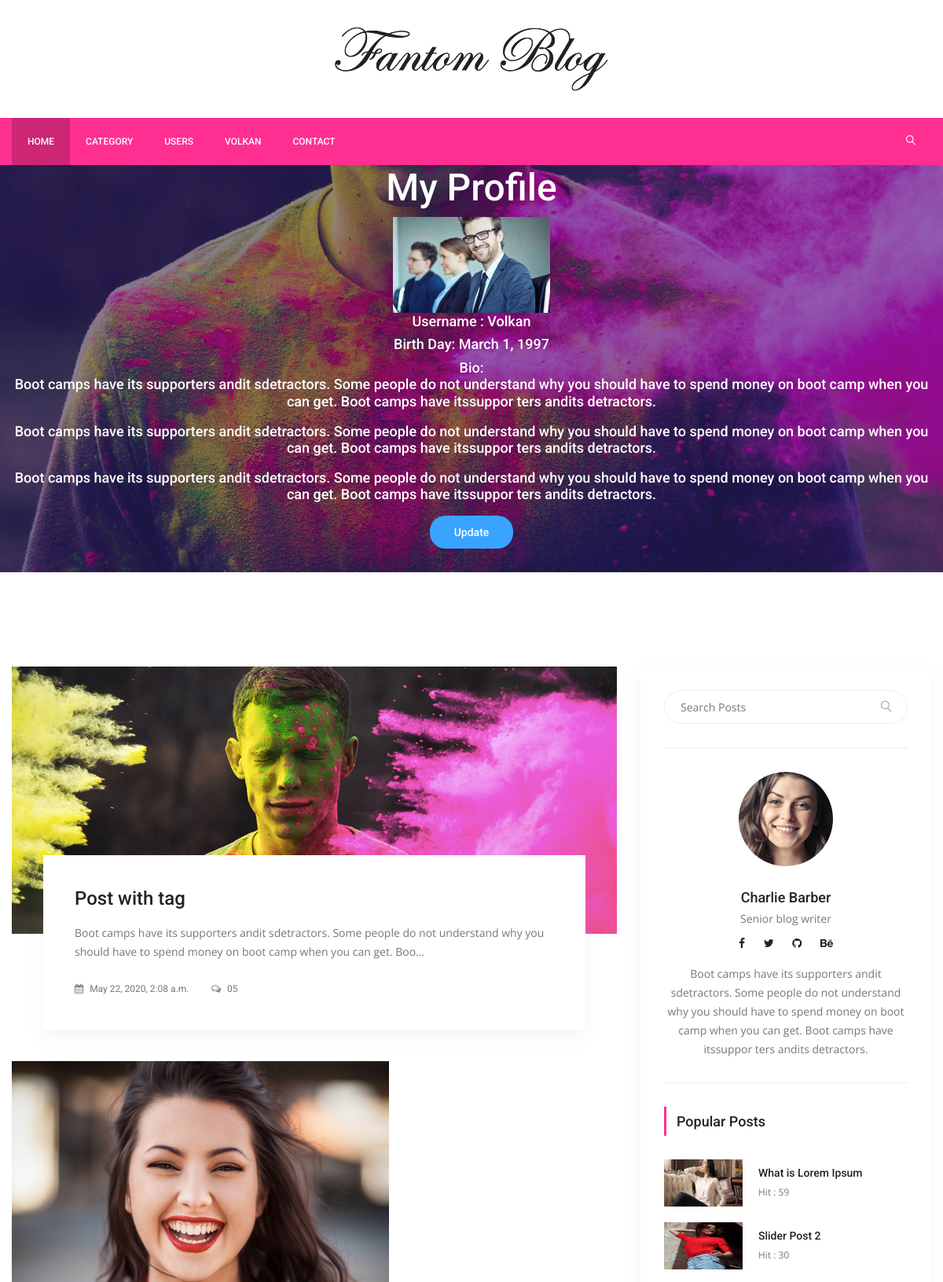
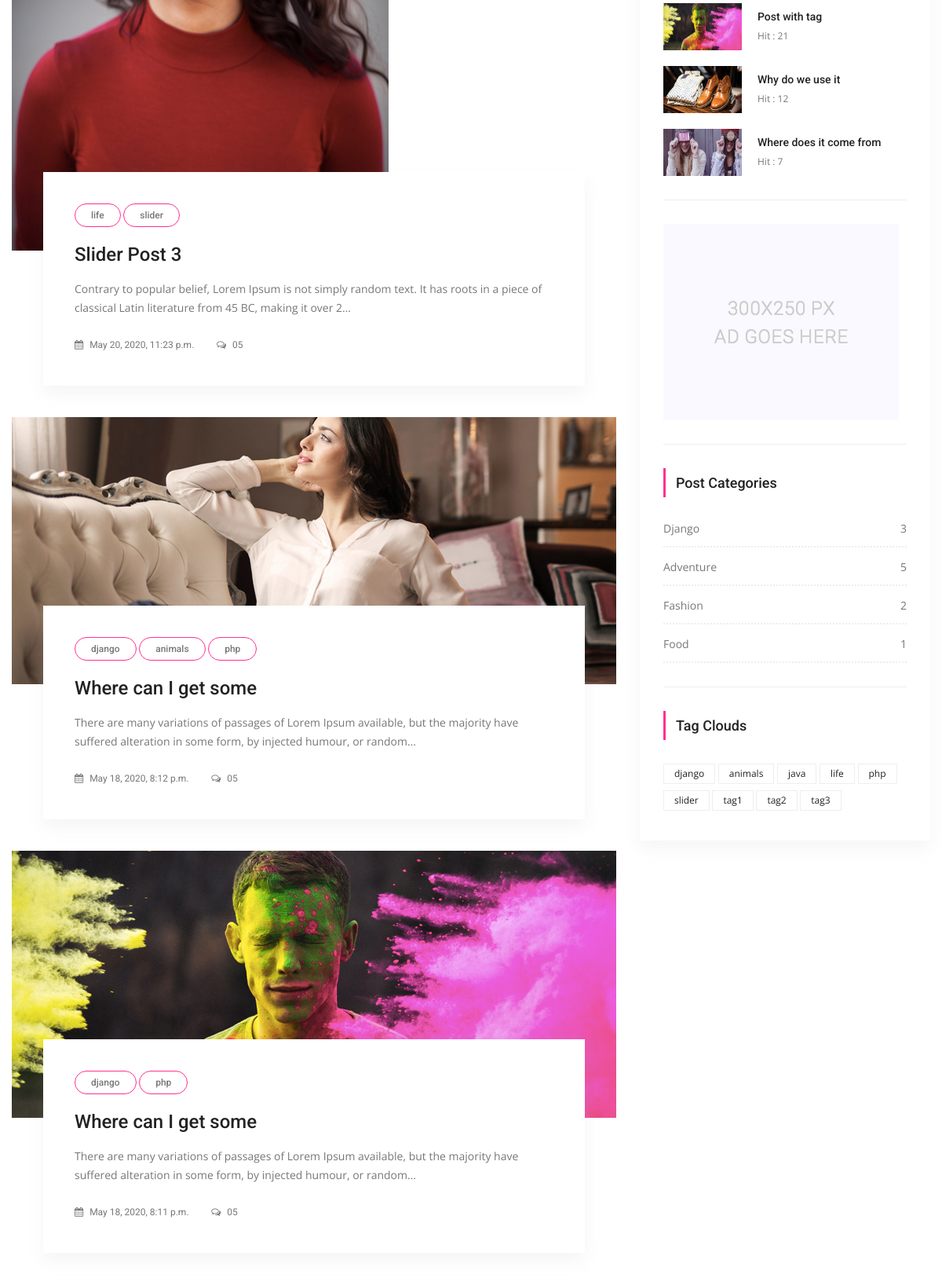
/users/myprofile/ (signed in, upper part), run on the app's committed database (2 pictures, top to bottom).
### users/models.py (models this page shows, shortened)
class UserProfile(models.Model):
    user = models.OneToOneField(settings.AUTH_USER_MODEL,on_delete=models.CASCADE)
    birth_day = models.DateField(null=True,blank=True)
    bio = models.TextField(max_length=1000,blank=True)
    image = models.ImageField(blank=True,null=True,default='users/author.png',upload_to='users')
    slug = models.SlugField(editable=False)

### posts/models.py (models this page shows, shortened)
class Post(models.Model):
    title = models.CharField(max_length=150)
    content = models.TextField()
    publishing_date = models.DateTimeField(auto_now_add=True)
    image = models.ImageField(blank=True,null=True,upload_to='uploads/')
    user = models.ForeignKey(settings.AUTH_USER_MODEL,on_delete=models.CASCADE)
    slug = models.SlugField(default="slug",editable=False)
    category = models.ForeignKey(Category,on_delete=models.CASCADE,default=1,related_name="posts")
    tag = models.ManyToManyField(Tag,related_name="posts",blank=True)
    slider_post = models.BooleanField(default=False)
    hit = models.PositiveIntegerField(default=0)

class Tag(models.Model):
    title = models.CharField(max_length=50)
    slug = models.SlugField(editable=False)
    def __str__(self):
        return self.title

class Category(models.Model):
    title = models.CharField(max_length=150)
    slug = models.SlugField(editable=False)
    def post_count(self):
        return self.posts.all().count()

### users/views.py (the view)
# urls.py: path('myprofile/',UserProfileView.as_view(),name="myprofile"),
@method_decorator(login_required(login_url='/users/login'),name="dispatch")
class UserProfileView(ListView):
    template_name = 'users/my-profile.html'
    model = Post
    context_object_name = 'userposts'
    paginate_by = 5
    def get_context_data(self, **kwargs):
        context = super(UserProfileView, self).get_context_data(**kwargs)
        context['userprofile'] = UserProfile.objects.get(user=self.request.user)
        return context
    def get_queryset(self):
        return Post.objects.filter(user=self.request.user).order_by('-id')

### posts/templatetags/custom_tags.py (called while the page is built)
@register.simple_tag(name="categories")
def all_categories():
    return Category.objects.all()

@register.simple_tag(name="tags")
def all_tags():
    return Tag.objects.all()

@register.simple_tag(name="hit_posts")
def hit_posts():
    return Post.objects.order_by('-hit')[:5]

### templates/users/my-profile.html (shortened to what this page needs)
{% extends 'base.html' %}
{% load static %}
{% block content %}
        <section class="banner_area">
            <div class="banner_inner d-flex align-items-center">
            	<div class="overlay bg-parallax" data-stellar-ratio="0.9" data-stellar-vertical-offset="0" data-background=""></div>
				<div class="container">
					<div class="banner_content text-center">
						<h2>My Profile</h2>
						<div class="page_link">
							<img src="{{ userprofile.image.url }}">
                            <h4 style="color:white">Username : {{ userprofile.user.username|title }}</h4>
                            <h4 style="color:white">Birth Day: {{ userprofile.birth_day }}</h4>
                            <h4 style="color:white">Bio: {{ userprofile.bio|linebreaks }}</h4>
						    <a href="{% url 'users:update_profile' slug=userprofile.slug %}" class="genric-btn info circle" style="margin-bottom:30px">Update</a>
                        </div>
					</div>
				</div>
            </div>
        </section>
        <section class="blog_area p_120">
            <div class="container">
                <div class="row">
                    <div class="col-lg-8">
                        <div class="blog_left_sidebar">
							{% for post in userposts %}
                            <article class="blog_style1">
                            	<div class="blog_img">
                            		<img class="img-fluid" src="{{ post.image.url }}" alt="">
                            	</div>
                            	<div class="blog_text">
									<div class="blog_text_inner">
										{% for tag in post.tag.all %}
										<a class="cat" href="#">{{ tag.title }}</a>
										{% endfor %}
										<a href="{% url 'detail' pk=post.id slug=post.slug %}"><h4>{{ post.title }}</h4></a>
										<p> {{ post.content |truncatechars:150}}</p>
										<div class="date">
											<a href="#"><i class="fa fa-calendar" aria-hidden="true"></i> {{ post.publishing_date }}</a>
											<a href="#"><i class="fa fa-comments-o" aria-hidden="true"></i> 05</a>
										</div>
									</div>
                            	</div>
                            </article>
							{% endfor %}
                        </div>
                    </div>
                    {% include 'right_side.html' %}
                </div>
            </div>
        </section>
       {% endblock %}

### templates/base.html (shortened to what this page needs)
{% load static %}
{% load custom_tags %}
<!doctype html>
<html lang="en">
    <head>
        <link rel="stylesheet" href="{% static "css/bootstrap.css" %}">
        <link rel="stylesheet" href="{% static "vendors/linericon/style.css" %}">
        <link rel="stylesheet" href="{% static "css/font-awesome.min.css" %}">
        <link rel="stylesheet" href="{% static "vendors/owl-carousel/owl.carousel.min.css" %}">
        <link rel="stylesheet" href="{% static "vendors/lightbox/simpleLightbox.css" %}">
        <link rel="stylesheet" href="{% static "vendors/nice-select/css/nice-select.css" %}">
        <link rel="stylesheet" href="{% static "vendors/animate-css/animate.css" %}">
        <link rel="stylesheet" href="{% static "vendors/jquery-ui/jquery-ui.css" %}">
        <link rel="stylesheet" href="{% static "css/style.css" %}">
        <link rel="stylesheet" href="{% static "css/responsive.css" %}">
    </head>
    <body>
        <header class="header_area">
            <div class="logo_part">
            	<div class="container">
            		<a class="logo" href="{% url 'index' %}"><img src="{% static "img/logo.png" %}" alt=""></a>
            	</div>
            </div>
			<div class="main_menu">
				<nav class="navbar navbar-expand-lg navbar-light">
					<div class="container">
						<div class="collapse navbar-collapse offset" id="navbarSupportedContent">
							<ul class="nav navbar-nav menu_nav">
								<li class="nav-item active"><a class="nav-link" href="{% url 'index' %}">Home</a></li>
								<li class="nav-item submenu dropdown">
									<a href="#" class="nav-link dropdown-toggle" data-toggle="dropdown" role="button" aria-haspopup="true" aria-expanded="false">Category</a>
                                    {% categories as categories %}
								</li>
                                 <li class="nav-item"><a class="nav-link" href="{% url 'users:user_list' %}">Users</a></li>
								{% if user.is_authenticated %}
                                <li class="nav-item submenu dropdown">
									<a href="#" class="nav-link dropdown-toggle" data-toggle="dropdown" role="button" aria-haspopup="true" aria-expanded="false">{{ user.username }}</a>
								</li>
                                {% else %}
								<li class="nav-item"><a class="nav-link" href="{% url 'users:register' %}">Register</a></li>
								<li class="nav-item"><a class="nav-link" href="{% url 'users:login' %}">Login</a></li>
                                {% endif %}
                                <li class="nav-item"><a class="nav-link" href="contact.html">Contact</a></li>
							</ul>
							<ul class="nav navbar-nav navbar-right ml-auto">
								<li class="nav-item"><a href="#" class="search"><i class="lnr lnr-magnifier"></i></a></li>
							</ul>
						</div>
					</div>
				</nav>
			</div>
        </header>
    {% block content %}
    {% endblock %}
    </body>
</html>

### templates/right_side.html
{% load static %}
{% load custom_tags %}
<div class="col-lg-4">
                        <div class="blog_right_sidebar">
                            <aside class="single_sidebar_widget search_widget">
                                <form action="{% url 'search' %}" method="get">
                                <div class="input-group">
                                    <input type="text" class="form-control" placeholder="Search Posts" name="q">
                                    <span class="input-group-btn">
                                        <button class="btn btn-default" type="button"><i class="lnr lnr-magnifier"></i></button>
                                    </span>
                                </div></form>
                                <div class="br"></div>
                            </aside>
                            <aside class="single_sidebar_widget author_widget">
                                <img class="author_img rounded-circle" src="{% static "img/blog/author.png" %}" alt="">
                                <h4>Charlie Barber</h4>
                                <p>Senior blog writer</p>
                                <div class="social_icon">
                                    <a href="#"><i class="fa fa-facebook"></i></a>
                                    <a href="#"><i class="fa fa-twitter"></i></a>
                                    <a href="#"><i class="fa fa-github"></i></a>
                                    <a href="#"><i class="fa fa-behance"></i></a>
                                </div>
                                <p>Boot camps have its supporters andit sdetractors. Some people do not understand why you should have to spend money on boot camp when you can get. Boot camps have itssuppor ters andits detractors.</p>
                                <div class="br"></div>
                            </aside>
                            <aside class="single_sidebar_widget popular_post_widget">
                                <h3 class="widget_title">Popular Posts</h3>
                                {% hit_posts as posts %}
                                {% for post in posts %}
                                <div class="media post_item">
                                    <img src="{{ post.image.url }}" alt="post" style="width:100px;height:60px">
                                    <div class="media-body">
                                        <a href="{% url 'detail' post.pk post.slug %}"><h3>{{ post.title }}</h3></a>
                                        <p>Hit : {{ post.hit }}</p>
                                    </div>
                                </div>
                                {% endfor %}
                                <div class="br"></div>
                            </aside>
                            <aside class="single_sidebar_widget">
                                <a href="#"><img class="img-fluid" src="{% static "img/blog/add.jpg" %}" alt=""></a>
                                <div class="br"></div>
                            </aside>
                            <aside class="single_sidebar_widget post_category_widget">
                                <h4 class="widget_title">Post Categories</h4>
                                <ul class="list cat-list">
                                    {% categories as categories %}
                                    {% for category in categories %}
                                    <li>
                                        <a href="{% url 'category_detail' pk=category.id slug=category.slug %}" class="d-flex justify-content-between">
                                            <p>{{ category.title }}</p>
                                            <p>{{ category.post_count }}</p>
                                        </a>
                                    </li>
                                    {% endfor %}
                                </ul>
                                <div class="br"></div>
                            </aside>
                            <aside class="single-sidebar-widget tag_cloud_widget">
                                <h4 class="widget_title">Tag Clouds</h4>
                                <ul class="list">
                                    {% tags as labels %}
                                    {% for label in labels %}
                                    <li><a href="{% url 'tag_detail' label.slug %}">{{ label }}</a></li>
                                    {% endfor %}
                                </ul>
                            </aside>
                        </div>
                    </div>

### static/css/responsive.css (style rules this page uses)
@media (max-width:1619px) { .header_area .navbar .search { margin-left: 40px; } }

### data on the page
UserProfile: image (picture), user.username "Volkan", birth_day "March 1, 1997", bio "Boot camps have its supporters andit sdetractors. Some people do not understand why you should have to spend money on boot camp when you can get. Boot camps have itssuppor ters andits detractors. Boot camps have its supporters andit sdetractors. Some people do not understand why you should have to spend money on boot camp when you can get. Boot camps have itssuppor ters andits detractors. Boot camps have its supporters andit sdetractors. Some people do not understand why you should have to spend money on boot camp when you can get. Boot camps have itssuppor ters andits detractors."
Post: image (picture), title "Post with tag", content "Boot camps have its supporters andit sdetractors. Some people do not understand why you should have to spend money on boot camp when you can get. Boo…", publishing_date "May 22, 2020, 2:08 a.m."
Post: image (picture), title "Slider Post 3", content "Contrary to popular belief, Lorem Ipsum is not simply random text. It has roots in a piece of classical Latin literature from 45 BC, making it over 2…", publishing_date "May 20, 2020, 11:23 p.m."
Tag: title "life"
Tag: title "slider"
Post: image (picture), title "Where can I get some", content "There are many variations of passages of Lorem Ipsum available, but the majority have suffered alteration in some form, by injected humour, or random…", publishing_date "May 18, 2020, 8:12 p.m."
Tag: title "django"
Tag: title "animals"
Tag: title "php"
Post: image (picture), title "Where can I get some", content "There are many variations of passages of Lorem Ipsum available, but the majority have suffered alteration in some form, by injected humour, or random…", publishing_date "May 18, 2020, 8:11 p.m."
Post: image (picture), title "What is Lorem Ipsum", hit "59"
Post: image (picture), title "Slider Post 2", hit "30"
Post: image (picture), title "Post with tag", hit "21"
Post: image (picture), title "Why do we use it", hit "12"
Post: image (picture), title "Where does it come from", hit "7"
Category: title "Django", post_count "3"
Category: title "Adventure", post_count "5"
Category: title "Fashion", post_count "2"
Category: title "Food", post_count "1"
Tag: title "java"
Tag: title "tag1"
Tag: title "tag2"
Tag: title "tag3"

### other printed values
{{ user.username }} "VOLKAN"
